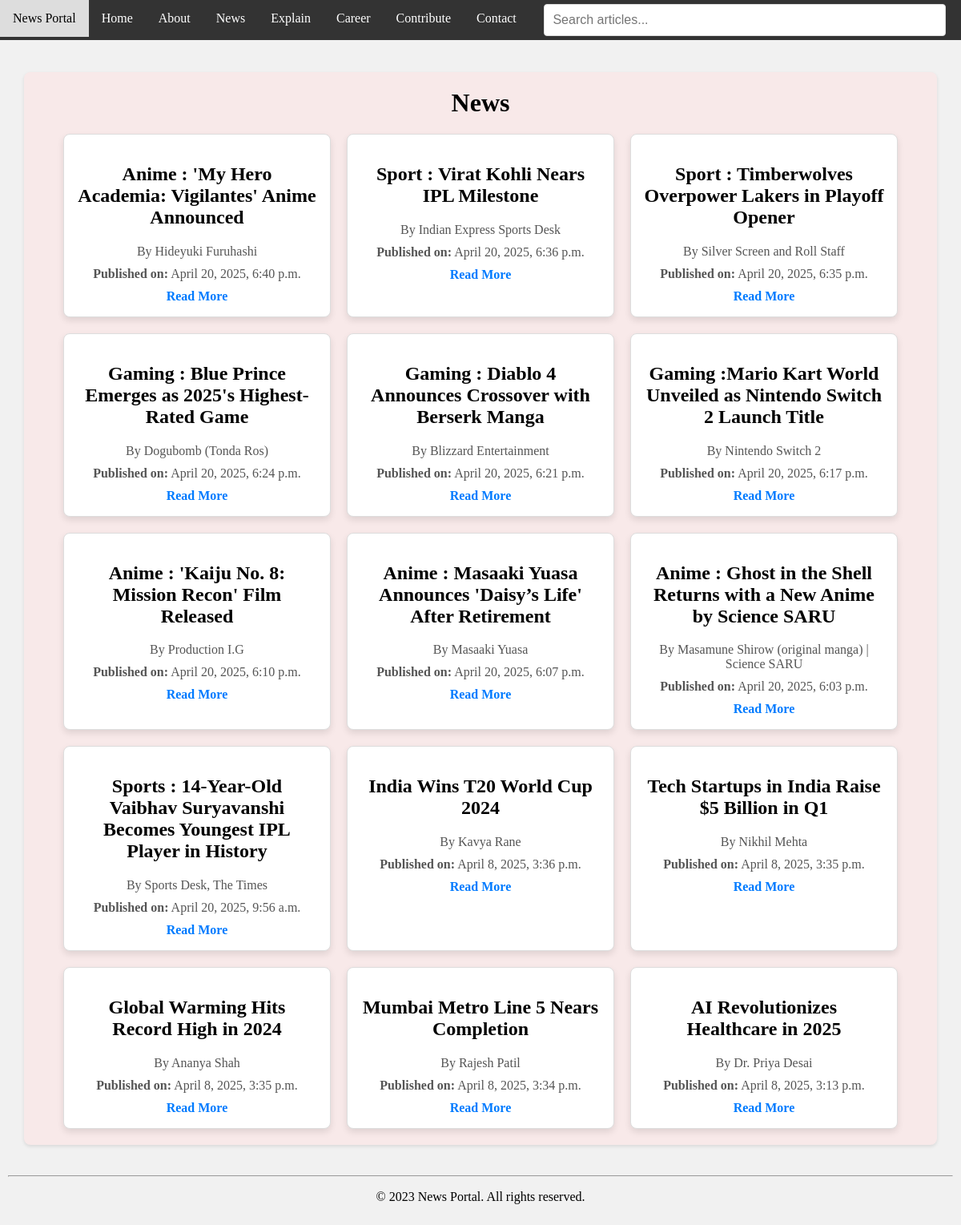
Page /news on the committed database.
### news/models.py (models this page shows, shortened)
class Article(models.Model):
    title = models.CharField(max_length=200)
    author = models.CharField(max_length=100)
    content = models.TextField()
    pub_date = models.DateTimeField(auto_now_add=True)

### news/views.py (the view)
# urls.py: path('news', views.news, name='news'),
def news(request):
    articles = Article.objects.all().order_by('-pub_date')
    return render(request, 'news/news.html', {'articles': articles})

### news/templates/news/news.html (shortened to what this page needs)
<!DOCTYPE html>
<html>
<head>
</head>
<body>
    <main>
        <nav>
            <a href="#">News Portal</a>
            <a href="{% url 'home' %}">Home</a>
            <a href="{% url 'about' %}">About</a>
            <a href="{% url 'news' %}">News</a>
            <a href="{% url 'explain' %}">Explain</a>
            <a href="{% url 'career' %}">Career</a>
            <a href="{% url 'contribute' %}">Contribute</a>
            <a href="{% url 'contact' %}">Contact</a>
            <div class="search-bar">
                <input type="text" id="searchInput" placeholder="Search articles..." onkeyup="filterArticles()">
            </div>
        </nav>
        <div class="container">
            <h1>News</h1>
            <section>
                <div class="section" id="articlesContainer">
                    {% for article in articles %}
                    <div class="card">
                        <h2>{{ article.title }}</h2>
                        <p>By {{ article.author }}</p>
                        <p><strong>Published on:</strong> {{ article.pub_date }}</p>
                        <a href="{% url 'article_detail' article.id %}">Read More</a>
                    </div>
                    {% empty %}
                    <p>No articles found.</p>
                    {% endfor %}
                </div>
            </section>
    </main>
    <footer>
        <hr>
        <p>&copy; 2023 News Portal. All rights reserved.</p>
    </footer>
</body>
</html>

### news/templates/news/news.html (style rules this page uses)
html, body { margin: 0; padding: 0; height: 100%; }
body { display: flex; flex-direction: column; background-color: #f1f1f1; }
nav { background-color: #333; overflow: hidden; }
nav a { float: left; display: block; color: white; text-align: center; padding: 14px 16px; text-decoration: none; }
.card { border: 1px solid #ddd; border-radius: 8px; box-shadow: 0 4px 8px rgba(0, 0, 0, 0.1); width: 300px; padding: 16px; background-color: #fff; text-align: center; flex: 0 0 auto; scroll-snap-align: center; }
.card p { color: #555; margin: 0 0 10px; }
.card a { text-decoration: none; color: #007BFF; font-weight: bold; }
main { flex: 1; padding-bottom: 20px; display: flex; flex-direction: column; gap: 40px; }
footer { text-align: center; background-color: #f1f1f1; padding: 10px; }
.container { max-width: 1100px; margin: 0 auto; padding: 20px; background-color: #f8e9e9; border-radius: 8px; box-shadow: 0 2px 4px rgba(0, 0, 0, 0.1); }
.section { display: flex; flex-wrap: wrap; gap: 20px; justify-content: center; }
h1 { text-align: center; margin: 0px 0; padding-bottom: 20px; }
.search-bar { margin: 5px auto; text-align: center; }
.search-bar input { width: 40%; padding: 10px; font-size: 16px; border: 1px solid #ddd; border-radius: 4px; }

### rows in the picture
Article: title "Anime : 'My Hero Academia: Vigilantes' Anime Announced", author "Hideyuki Furuhashi", pub_date "April 20, 2025, 6:40 p.m."
Article: title "Sport : Virat Kohli Nears IPL Milestone", author "Indian Express Sports Desk", pub_date "April 20, 2025, 6:36 p.m."
Article: title "Sport : Timberwolves Overpower Lakers in Playoff Opener", author "Silver Screen and Roll Staff", pub_date "April 20, 2025, 6:35 p.m."
Article: title "Gaming : Blue Prince Emerges as 2025's Highest-Rated Game", author "Dogubomb (Tonda Ros)", pub_date "April 20, 2025, 6:24 p.m."
Article: title "Gaming : Diablo 4 Announces Crossover with Berserk Manga", author "Blizzard Entertainment", pub_date "April 20, 2025, 6:21 p.m."
Article: title "Gaming :Mario Kart World Unveiled as Nintendo Switch 2 Launch Title", author "Nintendo Switch 2", pub_date "April 20, 2025, 6:17 p.m."
Article: title "Anime : 'Kaiju No. 8: Mission Recon' Film Released", author "Production I.G", pub_date "April 20, 2025, 6:10 p.m."
Article: title "Anime : Masaaki Yuasa Announces 'Daisy’s Life' After Retirement", author "Masaaki Yuasa", pub_date "April 20, 2025, 6:07 p.m."
Article: title "Anime : Ghost in the Shell Returns with a New Anime by Science SARU", author "Masamune Shirow (original manga) | Science SARU", pub_date "April 20, 2025, 6:03 p.m."
Article: title "Sports : 14-Year-Old Vaibhav Suryavanshi Becomes Youngest IPL Player in History", author "Sports Desk, The Times", pub_date "April 20, 2025, 9:56 a.m."
Article: title "India Wins T20 World Cup 2024", author "Kavya Rane", pub_date "April 8, 2025, 3:36 p.m."
Article: title "Tech Startups in India Raise $5 Billion in Q1", author "Nikhil Mehta", pub_date "April 8, 2025, 3:35 p.m."
Article: title "Global Warming Hits Record High in 2024", author "Ananya Shah", pub_date "April 8, 2025, 3:35 p.m."
Article: title "Mumbai Metro Line 5 Nears Completion", author "Rajesh Patil", pub_date "April 8, 2025, 3:34 p.m."
Article: title "AI Revolutionizes Healthcare in 2025", author "Dr. Priya Desai", pub_date "April 8, 2025, 3:13 p.m."
